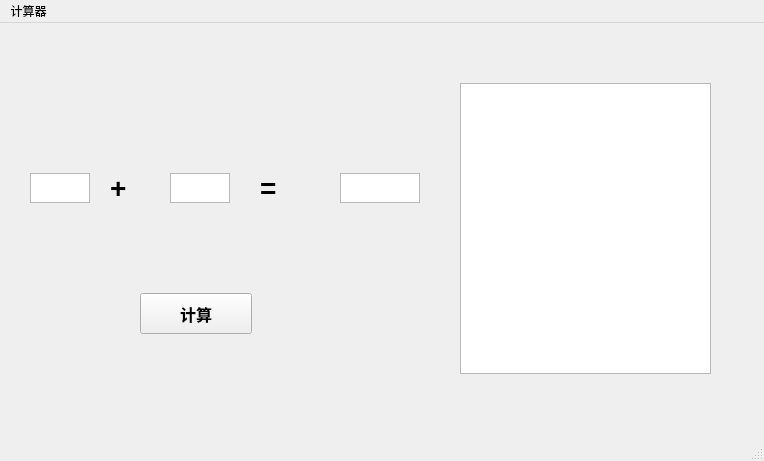
<?xml version="1.0" encoding="UTF-8"?>
<ui version="4.0">
 <class>MainWindow</class>
 <widget class="QMainWindow" name="MainWindow">
  <property name="geometry">
   <rect>
    <x>0</x>
    <y>0</y>
    <width>764</width>
    <height>461</height>
   </rect>
  </property>
  <property name="font">
   <font>
    <underline>false</underline>
   </font>
  </property>
  <property name="windowTitle">
   <string>MainWindow</string>
  </property>
  <widget class="QWidget" name="centralwidget">
   <widget class="QTextBrowser" name="textBrowser">
    <property name="geometry">
     <rect>
      <x>460</x>
      <y>60</y>
      <width>251</width>
      <height>291</height>
     </rect>
    </property>
    <property name="font">
     <font>
      <family>微软雅黑</family>
      <weight>75</weight>
      <bold>true</bold>
     </font>
    </property>
   </widget>
   <widget class="QTextEdit" name="textEdit">
    <property name="geometry">
     <rect>
      <x>30</x>
      <y>150</y>
      <width>60</width>
      <height>30</height>
     </rect>
    </property>
    <property name="font">
     <font>
      <weight>75</weight>
      <bold>true</bold>
     </font>
    </property>
    <property name="placeholderText">
     <string/>
    </property>
   </widget>
   <widget class="QPushButton" name="pushButton">
    <property name="geometry">
     <rect>
      <x>140</x>
      <y>270</y>
      <width>112</width>
      <height>41</height>
     </rect>
    </property>
    <property name="font">
     <font>
      <pointsize>12</pointsize>
      <weight>75</weight>
      <italic>false</italic>
      <bold>true</bold>
      <underline>false</underline>
     </font>
    </property>
    <property name="text">
     <string>计算</string>
    </property>
   </widget>
   <widget class="QTextEdit" name="textEdit_2">
    <property name="geometry">
     <rect>
      <x>170</x>
      <y>150</y>
      <width>60</width>
      <height>30</height>
     </rect>
    </property>
    <property name="font">
     <font>
      <weight>75</weight>
      <bold>true</bold>
     </font>
    </property>
   </widget>
   <widget class="QTextEdit" name="textEdit_3">
    <property name="geometry">
     <rect>
      <x>340</x>
      <y>150</y>
      <width>80</width>
      <height>30</height>
     </rect>
    </property>
    <property name="font">
     <font>
      <weight>75</weight>
      <bold>true</bold>
     </font>
    </property>
   </widget>
   <widget class="QLabel" name="label">
    <property name="geometry">
     <rect>
      <x>110</x>
      <y>150</y>
      <width>30</width>
      <height>30</height>
     </rect>
    </property>
    <property name="font">
     <font>
      <pointsize>21</pointsize>
      <weight>75</weight>
      <bold>true</bold>
     </font>
    </property>
    <property name="text">
     <string>+</string>
    </property>
   </widget>
   <widget class="QLabel" name="label_2">
    <property name="geometry">
     <rect>
      <x>260</x>
      <y>150</y>
      <width>30</width>
      <height>30</height>
     </rect>
    </property>
    <property name="font">
     <font>
      <pointsize>21</pointsize>
      <weight>75</weight>
      <bold>true</bold>
     </font>
    </property>
    <property name="text">
     <string>=</string>
    </property>
   </widget>
  </widget>
  <widget class="QMenuBar" name="menubar">
   <property name="geometry">
    <rect>
     <x>0</x>
     <y>0</y>
     <width>764</width>
     <height>31</height>
    </rect>
   </property>
   <widget class="QMenu" name="menu">
    <property name="title">
     <string>计算器</string>
    </property>
   </widget>
   <addaction name="menu"/>
  </widget>
  <widget class="QStatusBar" name="statusbar"/>
  <action name="actionSUM">
   <property name="text">
    <string>SUM</string>
   </property>
  </action>
 </widget>
 <resources/>
 <connections/>
</ui>
